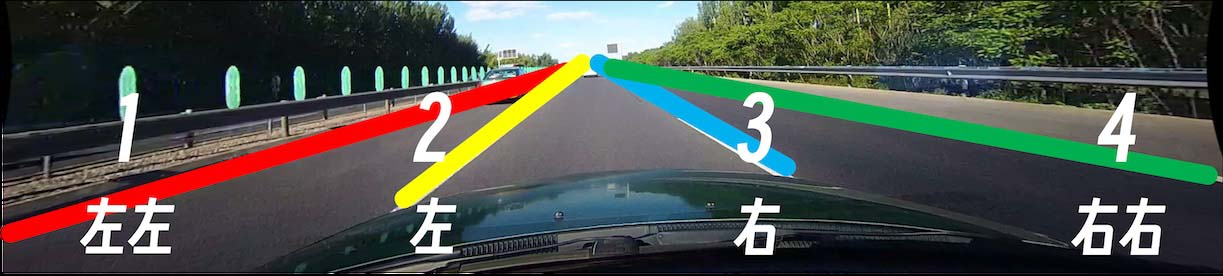
#> input picture assets/lane-define-5027d62c.jpg, 1223 x 276 px
$ python -i lane_detector.py   (imports and definitions only)
#> lines starting #> are read from the running program, lines starting #| are printed output that depends on the picture; after the words box and inside, x2 and y2 are one past the last pixel; in counts of white or black regions, pixels touching at a corner belong together
#> further down, picture is the input picture: shape (276, 1223, 3); mean B, G, R 74.6, 81.2, 76
import numpy as np
import cv2


class LaneDetector:
    def __init__(self, img_size=[720, 1280]) -> None:
        self.left__line = LaneLine() # 记录检测到的车道线
        self.right_line = LaneLine()
        self.img_size = img_size     # H, W

    def get_line_points(self, img: cv2.Mat):
        img = cv2.resize(img, (self.img_size[1], self.img_size[0]))
        img_h, img_w = img.shape[: 2]

        (fitered_img, _, _) = filter_colors(img)
        grayscale = cv2.cvtColor(fitered_img, cv2.COLOR_BGR2GRAY)
        blurred = cv2.GaussianBlur(grayscale, (3, 3), 0)
        (T, thres) = cv2.threshold(blurred, 100, 255, cv2.THRESH_BINARY)
        (warped, unwarped, perspective_transform_matrix, perspective_transform_invmatrix) = warp_perspective(thres)

        # Function to detect lanes
        lane_detected, cur = readjust_line_search(warped, self.left__line, self.right_line)

        # img=cv2.cvtColor(thres,cv2.COLOR_GRAY2BGR)

        img, left_line_points = sample_points(
            img, self.left__line.all_of_x, self.left__line.all_of_y, perspective_transform_invmatrix
        )
        img, right_line_points = sample_points(
            img, self.right_line.all_of_x, self.right_line.all_of_y, perspective_transform_invmatrix
        )
        return img,{
            "1": left_line_points,
            "2": right_line_points,
        }


def sample_points(img, points_x, points_y, trans_mat):
    sample_point_num = 10 # 采样点数量
    line_points = [cvt_pos(x, y, trans_mat) for [x, y] in zip(points_x, points_y)]
    new_y_points = [y for [x, y] in line_points]

    y_list = np.linspace(np.min(new_y_points), np.max(new_y_points), sample_point_num)
    sample_line_points = []
    # 找到和 y_list 最临近的点
    for y in y_list:
        min_dist = 9999
        min_point = None
        for point in line_points:
            dist = np.abs(y - point[1])
            if dist < min_dist:
                min_dist = dist
                min_point = point
        if min_point is not None:
            sample_line_points.append(min_point)
            cv2.circle(img, [int(p) for p in min_point], 5, (0, 0, 255), -1)
    return img, sample_line_points


def cvt_pos(u, v, mat):
    x = (mat[0][0] * u + mat[0][1] * v + mat[0][2]) / (mat[2][0] * u + mat[2][1] * v + mat[2][2])
    y = (mat[1][0] * u + mat[1][1] * v + mat[1][2]) / (mat[2][0] * u + mat[2][1] * v + mat[2][2])
    return [x,y]


class LaneLine:
    """
    车道线，存储检测结果
    """
    def __init__(self):
        self.found = False                     # Lane line found in the previous iteration
        self.window_size_limits = 56           # Window width with limits
        self.previous_x = []                   # X values of last iterations
        self.present_fit = [np.array([False])] # Coefficients of recent fit polynomial
        self.r_o_c = None                      # Radius of curvature of lane line
        self.x_start = None                    # Starting x value
        self.x_end = None                      # Ending x value
        self.all_of_x = None                   # Values of x for found lane line
        self.all_of_y = None                   # Values of y for found lane line
        self.information_of_road = None        # Metadata
        self.curvature = None
        self.divergence = None


def filter_colors(img: cv2.Mat):
    """
    过滤黄色和白色车道线，返回过滤后的图像
    """
    # Filter white pixels
    white_threshold = 200
    lower_white = np.array([white_threshold, white_threshold, white_threshold])
    upper_white = np.array([255, 255, 255])
    white_mask = cv2.inRange(img, lower_white, upper_white)
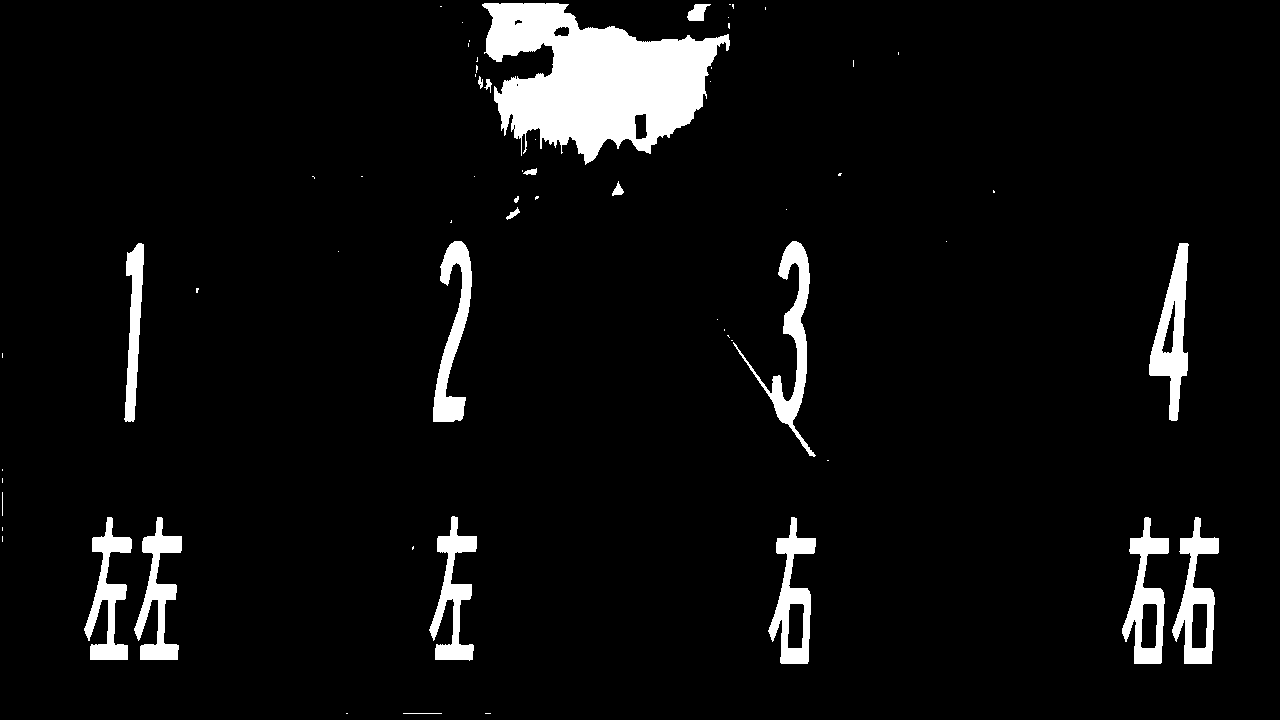
#> white_mask: shape (720, 1280); 5.7% white; 62 white regions (42 under 20 px), largest, box (x1, y1, x2, y2) and area: (482, 3, 730, 165) 23019, (733, 241, 816, 457) 3375, (1149, 243, 1189, 421) 3244
    white_img = cv2.bitwise_and(img, img, mask=white_mask)

    # Filter yellow pixels
    hsv = cv2.cvtColor(img, cv2.COLOR_BGR2HSV)
#> hsv: shape (720, 1280, 3); mean H, S, V 86.9, 87.6, 94.2
    lower_yellow = np.array([0, 80, 80])
    upper_yellow = np.array([110, 255, 255])
    yellow_mask = cv2.inRange(hsv, lower_yellow, upper_yellow)
#> yellow_mask: shape (720, 1280); 16.3% white; 631 white regions (531 under 20 px), largest, box (x1, y1, x2, y2) and area: (412, 2, 1276, 545) 86887, (485, 444, 741, 631) 23513, (113, 266, 462, 546) 15836
    yellow_img = cv2.bitwise_and(img, img, mask=yellow_mask)

    # Combine the two above imgs
    fitered_img = cv2.addWeighted(white_img, 1., yellow_img, 1., 0.)

    return (
        fitered_img, # 叠加图像
        white_img,   # 白色车道线图像
        yellow_img,  # 黄色车道线图像
    )


def warp_perspective(img: cv2.Mat):
    """
        透视变换，需要标定
    """

    # warp the image
    img_h, img_w = img.shape
    src = np.float32(
        [
            [200 / 1280 * img_w, 720 / 720 * img_h], [1100 / 1280 * img_w, 720 / 720 * img_h],
            [595 / 1280 * img_w, 450 / 720 * img_h], [685 / 1280 * img_w, 450 / 720 * img_h]
        ]
    )
    dst = np.float32(
        [[300 / 1280 * img_w, img_h], [980 / 1280 * img_w, img_h], [300 / 1280 * img_w, 0], [980 / 1280 * img_w, 0]]
    )

    perspective_transform_matrix = cv2.getPerspectiveTransform(src, dst) # transformation matrix
    perspective_transform_invmatrix = cv2.getPerspectiveTransform(dst, src)

    warped = cv2.warpPerspective(
        img,
        perspective_transform_matrix,
        (img_w, img_h),
        flags=cv2.INTER_LINEAR,
    )
    unwarped = cv2.warpPerspective(
        warped,
        perspective_transform_invmatrix,
        (warped.shape[1], warped.shape[0]),
        flags=cv2.INTER_LINEAR,
    )                                       # DEBUG
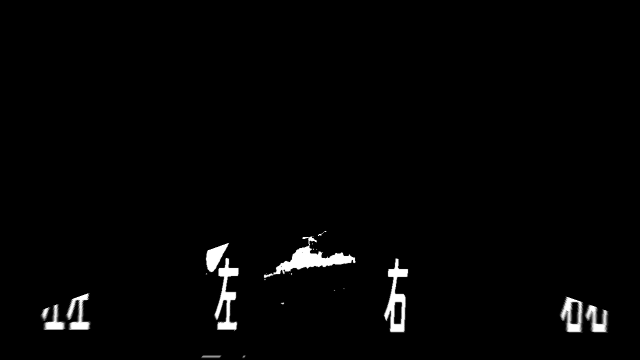
#> unwarped: shape (720, 1280) (shown at 1/2 size); min 0, max 255, mean 4.5
#> in get_line_points, `(warped, unwarped, perspective_transform_matrix, perspective_transform..`: perspective_transform_matrix = [[-0.54, -1.5, 976.4], [0, -1.9, 857.1], [0, -0.00238, 1]]; perspective_transform_invmatrix = [[0.132, -0.799, 555.3], [0, -0.525, 450], [-2.16e-19, -0.00125, 1]]
    return (
        warped,
        unwarped,
        perspective_transform_matrix,       # 透视变换矩阵
        perspective_transform_invmatrix,    # 透视变换逆矩阵
    )


def readjust_line_search(img, left_lane, right_lane):
    # 图像下半部分沿列的直方图 Histogram in lower half of image along columns
    histogram = np.sum(img[int(img.shape[0] / 2):, :], axis=0)
#> histogram = 1280 values, max 53841 at index 556, min 0 at index 1001, mean 9366.3

    # Blank canvas
    res_img = np.dstack((img, img, img)) * 255

    # Find peak values of left and right halves of histogram
    middle = np.int32(histogram.shape[0] / 2)
    left_p = np.argmax(histogram[: middle])
#> left_p = 556
    right_p = np.argmax(histogram[middle :]) + middle
#> right_p = 640

    # Number of sliding windows
    window_number = 9
    # Define window height
    height_of_window = np.int32(img.shape[0] / window_number)
    # Find all non zero pixel
    nonzero = img.nonzero()
#> nonzero = 56417 positions, rows 215 to 718, columns 0 to 1279
    nonzero_y = np.array(nonzero[0])
    nonzero_x = np.array(nonzero[1])
    # Present positions to be updated for each window
    present_left_x = left_p
#> present_left_x = 556
    present_right_x = right_p
#> present_right_x = 640
    # Min number of pixels found to recenter window
    min_number_pixel = 50
    # Empty lists to save left and right lane pixel indices
    window_left_lane = []
    window_right_lane = []
    window_margin = left_lane.window_size_limits
    # Go through the windows one after other
    for window in range(window_number):
        # Find window boundaries
        win_y_low = img.shape[0] - (window + 1) * height_of_window
        win_y_high = img.shape[0] - window * height_of_window
        win_leftx_min = present_left_x - window_margin
        win_leftx_max = present_left_x + window_margin
        win_rightx_min = present_right_x - window_margin
        win_rightx_max = present_right_x + window_margin
        # Draw windows on canvas
        cv2.rectangle(res_img, (win_leftx_min, win_y_low), (win_leftx_max, win_y_high), (0, 255, 0), 2)
        cv2.rectangle(res_img, (win_rightx_min, win_y_low), (win_rightx_max, win_y_high), (0, 255, 0), 2)
        # Find nonzero pixels inside window
        left_window_inds = (
            (nonzero_y >= win_y_low) & (nonzero_y <= win_y_high) & (nonzero_x >= win_leftx_min) &
            (nonzero_x <= win_leftx_max)
        ).nonzero()[0]
        right_window_inds = (
            (nonzero_y >= win_y_low) & (nonzero_y <= win_y_high) & (nonzero_x >= win_rightx_min) &
            (nonzero_x <= win_rightx_max)
        ).nonzero()[0]
        # Append indices to list
        window_left_lane.append(left_window_inds)
        window_right_lane.append(right_window_inds)
        # If found > minpixels, recenter next window to their mean position
        if len(left_window_inds) > min_number_pixel:
            present_left_x = np.int32(np.mean(nonzero_x[left_window_inds]))
        if len(right_window_inds) > min_number_pixel:
            present_right_x = np.int32(np.mean(nonzero_x[right_window_inds]))
#> this loop made 9 passes
#> (win_leftx_min, win_leftx_max, win_rightx_min, win_rightx_max, present_left_x, present_right_x) on passes 2 to 5: (500, 612, 584, 696, 550, 636), (494, 606, 580, 692, 548, 624), (492, 604, 568, 680, 567, 589), (511, 623, 533, 645, 557, 570)
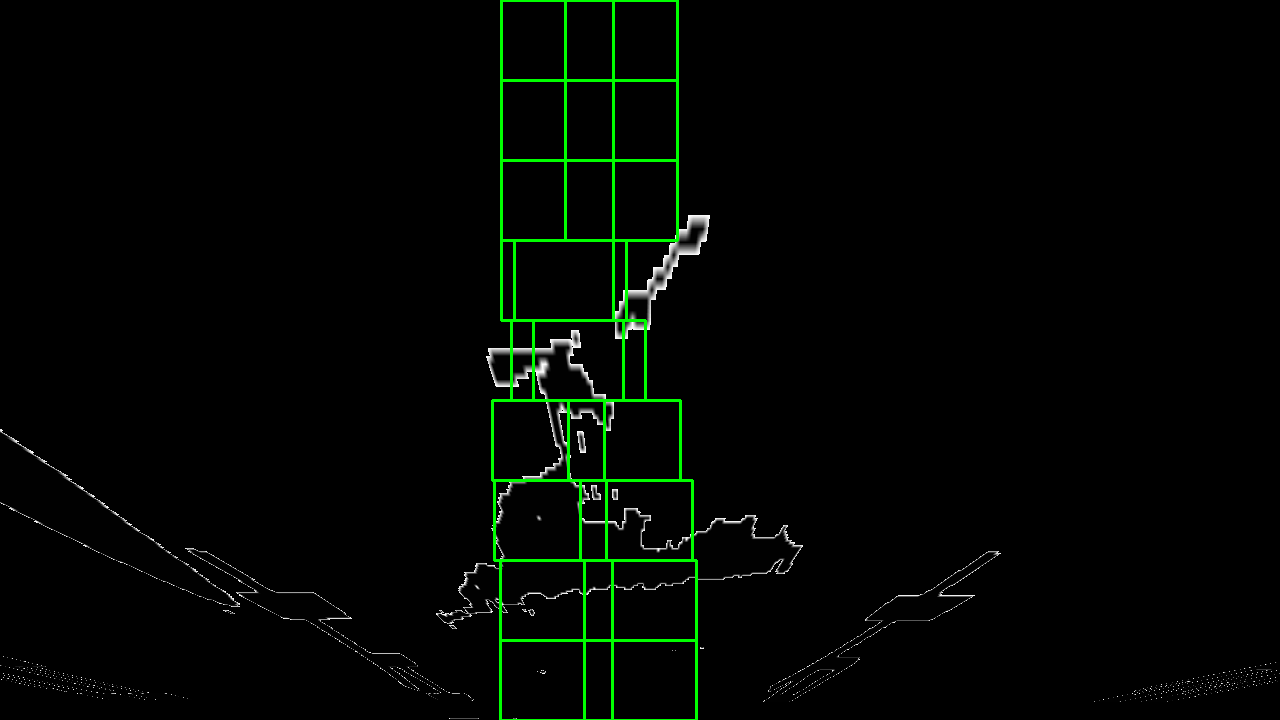
#> res_img: shape (720, 1280, 3); mean of channels 0, 1, 2 1.9, 5.6, 1.9; drawn as B, G, R
#> after the loop, window_left_lane = 9 items; window_right_lane = 9 items

    # Concatenate the arrays of indoices
    window_left_lane = np.concatenate(window_left_lane)
#> window_left_lane = 17979 values, max 56416 at index 24, min 2764 at index 14129, mean 20617.7
    window_right_lane = np.concatenate(window_right_lane)
#> window_right_lane = 11790 values, max 50215 at index 3, min 304 at index 11760, mean 20646.4
    # Extract left and right line pixel positions
    leftx = nonzero_x[window_left_lane]
#> leftx = 17979 values, max 623 at index 14137, min 494 at index 7562, mean 553.1
    lefty = nonzero_y[window_left_lane]
#> lefty = 17979 values, max 718 at index 21, min 320 at index 14129, mean 492.1
    rightx = nonzero_x[window_right_lane]
#> rightx = 11790 values, max 696 at index 116, min 533 at index 8880, mean 608.7
    righty = nonzero_y[window_right_lane]
#> righty = 11790 values, max 650 at index 0, min 229 at index 11760, mean 480.4
    res_img[lefty, leftx] = [255, 0, 0]
    res_img[righty, rightx] = [0, 0, 255]
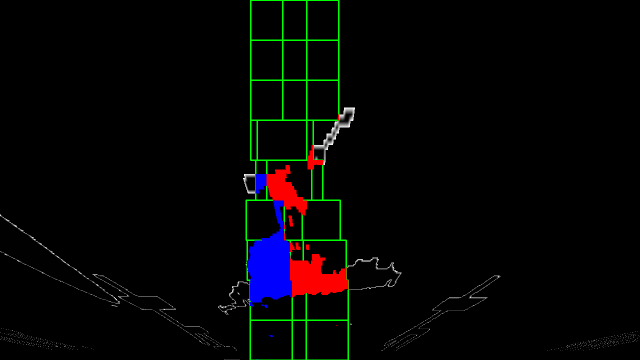
#> res_img: shape (720, 1280, 3) (shown at 1/2 size); mean of channels 0, 1, 2 4.3, 4.2, 4.3; drawn as B, G, R
    # Fit second order polynomial
    left_fit = np.polyfit(lefty, leftx, 2)
#> left_fit = [5.27e-05, -0.106, 592.2]
    # print(righty)
    right_fit = np.polyfit(righty, rightx, 2)
#> right_fit = [0.00215, -1.72, 919.2]
    left_lane.present_fit = left_fit
#> left_lane.present_fit = [5.27e-05, -0.106, 592.2]
    right_lane.present_fit = right_fit
#> right_lane.present_fit = [0.00215, -1.72, 919.2]
    # Generate x and y values for plotting
    ploty = np.linspace(0, img.shape[0] - 1, img.shape[0])
    left_plotx = left_fit[0] * ploty**2 + left_fit[1] * ploty + left_fit[2]
#> left_plotx = 720 values, max 592.2 at index 0, min 543.1 at index 719, mean 563.1
    right_plotx = right_fit[0] * ploty**2 + right_fit[1] * ploty + right_fit[2]
#> right_plotx = 720 values, max 919.2 at index 0, min 576.3 at index 399, mean 672.6
    left_lane.previous_x.append(left_plotx)
    right_lane.previous_x.append(right_plotx)
    if len(left_lane.previous_x) > 10:
        left_avg_line = even_off(left_lane.previous_x, 10,img_h=img.shape[0])
        left_avg_fit = np.polyfit(ploty, left_avg_line, 2)
        left_fit_plotx = left_avg_fit[0] * ploty**2 + left_avg_fit[1] * ploty + left_avg_fit[2]
        left_lane.present_fit = left_avg_fit
        left_lane.all_of_x, left_lane.all_of_y = left_fit_plotx, ploty
    else:
        left_lane.present_fit = left_fit
#> left_lane.present_fit = [5.27e-05, -0.106, 592.2]
        left_lane.all_of_x, left_lane.all_of_y = left_plotx, ploty
#> left_lane.all_of_x has the same summary as left_plotx; left_lane.all_of_y = 720 values from 0 to 719
    if len(right_lane.previous_x) > 10:
        right_avg_line = even_off(right_lane.previous_x, 10,img_h=img.shape[0])
        right_avg_fit = np.polyfit(ploty, right_avg_line, 2)
        right_fit_plotx = right_avg_fit[0] * ploty**2 + right_avg_fit[1] * ploty + right_avg_fit[2]
        right_lane.present_fit = right_avg_fit
        right_lane.all_of_x, right_lane.all_of_y = right_fit_plotx, ploty
    else:
        right_lane.present_fit = right_fit
#> right_lane.present_fit = [0.00215, -1.72, 919.2]
        right_lane.all_of_x, right_lane.all_of_y = right_plotx, ploty
#> right_lane.all_of_x has the same summary as right_plotx

    left_lane.x_start, right_lane.x_start = left_lane.all_of_x[len(left_lane.all_of_x) -
                                                               1], right_lane.all_of_x[len(right_lane.all_of_x) - 1]
#> left_lane.x_start = 543.1; right_lane.x_start = 795.9
    left_lane.x_end, right_lane.x_end = left_lane.all_of_x[0], right_lane.all_of_x[0]
#> left_lane.x_end = 592.2; right_lane.x_end = 919.2
    left_lane.found, right_lane.found = True, True
    cur = compute_curvature(left_lane, right_lane, size=img.shape)
    return res_img, cur

# [10 lines left out: function even_off, not called in this run]


def compute_curvature(left_lane_line, right_lane_line, size):
#> called with size = (720, 1280)
    y = left_lane_line.all_of_y
#> y = 720 values from 0 to 719
    left_x, right_x = left_lane_line.all_of_x, right_lane_line.all_of_x
#> left_x has the same summary as left_plotx in readjust_line_search; right_x has the same summary as right_plotx in readjust_line_search
    # Flip to match openCV Y direction
    left_x = left_x[::-1]
#> left_x = 720 values from 543.1 to 592.2
    right_x = right_x[::-1]
#> right_x = 720 values, max 919.2 at index 719, min 576.3 at index 320, mean 672.6
    # Max value of y -> bottom
    y_value = np.max(y)
#> y_value = 719
    # Calculation and conversion roc meter per pixel
    lane_width = abs(right_lane_line.x_start - left_lane_line.x_start)
#> lane_width = 252.8
    y_m_per_pixel = 30 / size[0]                           # 30 / 720
    x_m_per_pixel = 3.7 * (size[0] / size[1]) / lane_width # 3.7 * (720 / 1280) / lane_width
#> x_m_per_pixel = 0.00823

    # Fit polynomial in world space
    left_curve_fit = np.polyfit(y * y_m_per_pixel, left_x * x_m_per_pixel, 2)
#> left_curve_fit = [0.00025, 0.00602, 4.47]
    right_curve_fit = np.polyfit(y * y_m_per_pixel, right_x * x_m_per_pixel, 2)
#> right_curve_fit = [0.0102, -0.272, 6.55]

    # Compute new roc
    # TODO: RuntimeWarning: invalid value encountered in power
    # np.poewr (x,1.5) x< 0 的情况 print(left_curve_fit,right_curve_fit)
    left_curve_fit_radius = (
        np.power((1 + np.power((2 * left_curve_fit[0] * y_value * y_m_per_pixel + left_curve_fit[1]), 2)), 1.5)
    ) / np.absolute(2 * left_curve_fit[0])
#> left_curve_fit_radius = 2001.8
    right_curve_fit_radius = (
        (1 + np.power((2 * right_curve_fit[0] * y_value * y_m_per_pixel + np.power(right_curve_fit[1], 2)), 1.5)) /
        np.absolute(2 * right_curve_fit[0])
    )
#> right_curve_fit_radius = 76.82

    # ROC
    left_lane_line.r_o_c = left_curve_fit_radius
#> left_lane_line.r_o_c = 2001.8
    right_lane_line.r_o_c = right_curve_fit_radius
#> right_lane_line.r_o_c = 76.82
    return left_curve_fit_radius

>>> import cv2
>>> picture = cv2.imread('../assets/lane-define-5027d62c.jpg')
>>> result = LaneDetector().get_line_points(picture)
#> in readjust_line_search, `cur = compute_curvature(left_lane, right_lane, size=img.shape)`: cur = 2001.8
#> in sample_points, `line_points = [cvt_pos(x, y, trans_mat) for [x, y] in zip(points_x, po..`: line_points = 720 pairs, first value 523.2 to 633.7, second value 450 to 716.3
#> in sample_points, `new_y_points = [y for [x, y] in line_points]`: new_y_points = 720 values from 450 to 716.3
#> after the loop in sample_points, `for y in y_list:`: sample_line_points = [[633.7, 450], [619.7, 479.6], [607, 509.2], [594.8, 538.8], [582.9, 568.1], [570.9, 597.8], [559.1, 626.9], [546.8, 657.6], [535.1, 686.7], [523.2, 716.3]]
#> in get_line_points, `img, left_line_points = sample_points( img, self.left__line.all_of_x, ..`: left_line_points has the same summary as sample_line_points in sample_points
#> in sample_points (call 2), `line_points = [cvt_pos(x, y, trans_mat) for [x, y] in zip(points_x, po..`: line_points = 720 pairs, first value 623.6 to 853.6, second value 450 to 716.3
#> after the loop in sample_points (call 2), `for y in y_list:`:
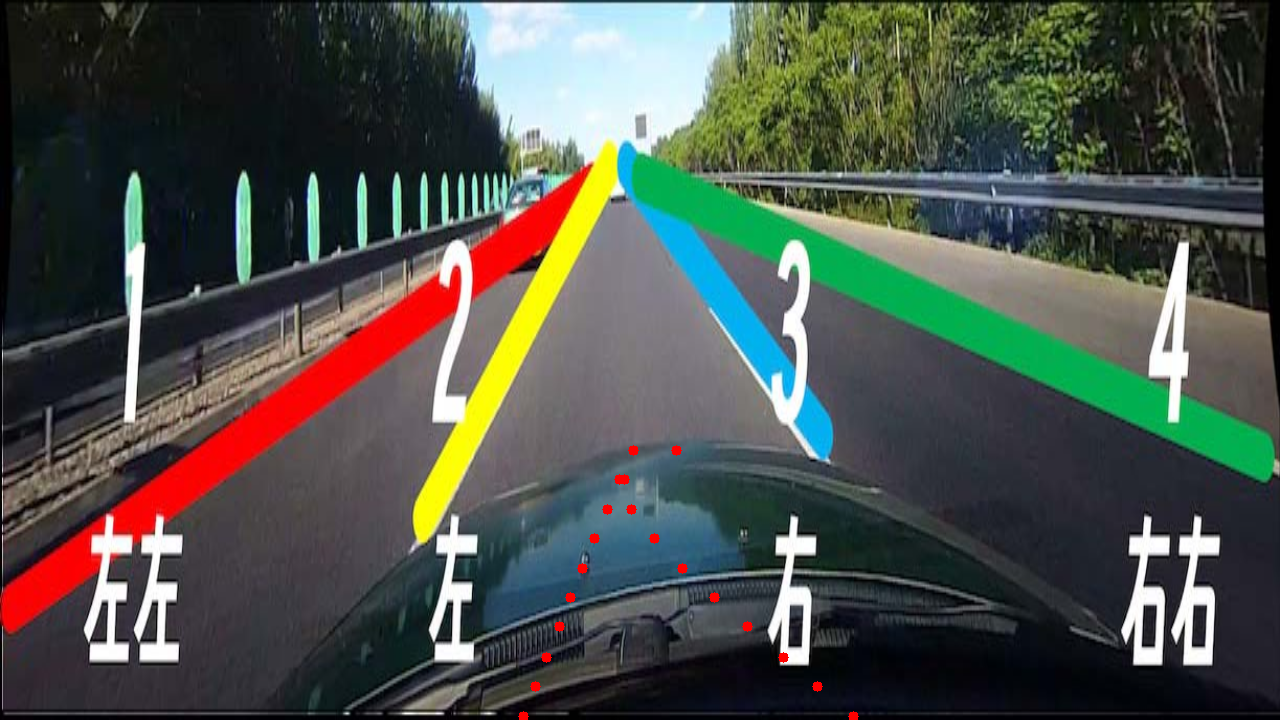
#> img: shape (720, 1280, 3); mean of channels 0, 1, 2 74.3, 80.9, 76.3; drawn as B, G, R
#> after the loop in sample_points (call 2), `for y in y_list:`: sample_line_points = [[677, 450], [624.4, 479.6], [631.8, 509.2], [654.3, 538.8], [682.7, 568.1], [714.5, 597.8], [747.3, 626.9], [783.2, 657.6], [817.8, 686.7], [853.6, 716.3]]
#> in get_line_points, `img, right_line_points = sample_points( img, self.right_line.all_of_x,..`: right_line_points has the same summary as sample_line_points in sample_points
